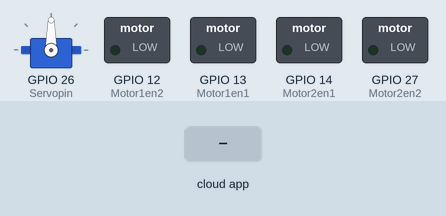
Simulated run of this sketch. Board: ESP32. Shown: servo, switched loads named in the sketch (green lamp = pin HIGH). The test bench sets the inputs (shaded band). The ROS host is connected and sends only what is stated.

Above: at 1.2 s.
1.3 s: the phone or cloud app sets cmd_angle to 0
At 2.5 s:
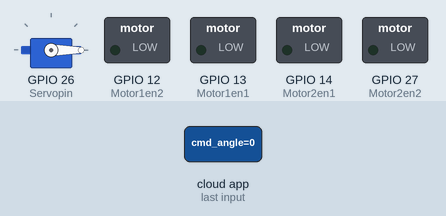
2.8 s: the phone or cloud app sets cmd_angle to 45
At 4.0 s:
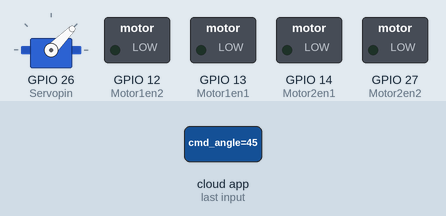
4.3 s: the phone or cloud app sets cmd_angle to 180
At 5.5 s:
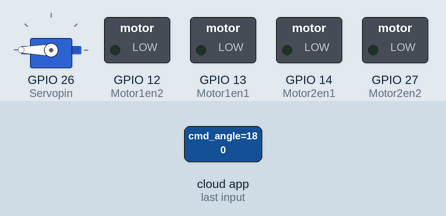
5.8 s: the phone or cloud app sets cmd_angle to 90
At 7.3 s:
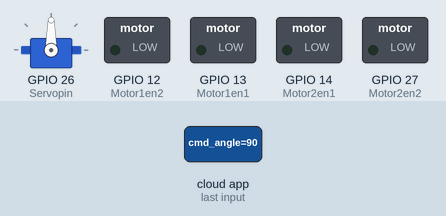
Timing chart, 0 to 8.3 s (numbered marks = the images above; inputs shaded):
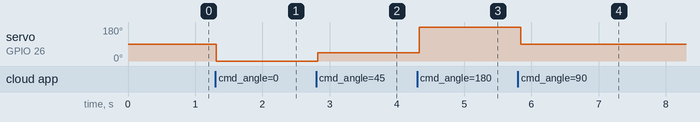

Measured:
- after the input at 1.3 s, servo on GPIO 26 (Servopin): 90° → 0° at once
- after the input at 2.8 s, servo on GPIO 26 (Servopin): 0° → 45° at once
- after the input at 4.3 s, servo on GPIO 26 (Servopin): 45° → 180° at once
- after the input at 5.8 s, servo on GPIO 26 (Servopin): 180° → 90° at once

The sketch:

rosserialOverUSB.ino
```cpp
// ---------------------------------------------------------------------------------------------------------------------------------------------
//This code will be our low level control over DC motors and Servo Motor(Steering Motor)
//Every Serial.println() is used for debegging and monitoring
// ---------------------------------------------------------------------------------------------------------------------------------------------
// Our includes
#include <ESP32Servo.h>
#include <ros.h>
#include <std_msgs/Int32.h>

//Our macros
#define Servopin  26
#define Motor1en1 13
#define Motor1en2 12
#define Motor2en1 14
#define Motor2en2 27


//Our variables
uint32_t currentspeed = 0;
uint32_t i = 0;


Servo steerServo;

ros::NodeHandle nh; //Definition of ROS handle

//-----------------------------------------------------
//This is How to make a publisher
//std_msgs::String msg; Or std_msgs::Int32 msg;
//ros::Publisher chatter("chatter", &msg);
// and don't forget to write nh.advertise(chatter); in void setup()
//-----------------------------------------------------
//This is how to make a subscriber
//void messageCb( const std_msgs::Int32& incoming_msg){
//   Serial.println(incoming_msg.data);
// }
// ros::Subscriber<std_msgs::Int32> sub("Esp32", &messageCb );
//And don't forget to wirte nh.subscibe(sub); in void setup()
//-----------------------------------------------------
void velCb( const std_msgs::Int32& velocity_msg){
  // Serial.print("Received velocity from Master = ");
  // Serial.println(velocity_msg.data);
  // Serial.println(xPortGetCoreID());
  currentspeed = velocity_msg.data;
}
ros::Subscriber<std_msgs::Int32> sub1("cmd_vel", &velCb );

void angleCb( const std_msgs::Int32& angle_msg){
  // Serial.print("Received angle from Master = ");
  // Serial.println(angle_msg.data);
  // Serial.println(xPortGetCoreID());
  steerServo.write(angle_msg.data);
}
ros::Subscriber<std_msgs::Int32> sub2("cmd_angle", &angleCb );

std_msgs::Int32 msg;
ros::Publisher pub("encoder", &msg);

void DCMotor(void * parameters){
  for(;;){
  switch (currentspeed)
  {case 1:
          digitalWrite(Motor1en1, HIGH);
          digitalWrite(Motor2en1, HIGH);
          digitalWrite(Motor1en2, LOW);
          digitalWrite(Motor2en2, LOW);
          break;
  case -1:
          digitalWrite(Motor1en1, LOW);
          digitalWrite(Motor2en1, LOW);
          digitalWrite(Motor1en2, HIGH);
          digitalWrite(Motor2en2, HIGH);
          break;
  case 0:
          digitalWrite(Motor1en1, LOW);
          digitalWrite(Motor2en1, LOW);
          digitalWrite(Motor1en2, LOW);
          digitalWrite(Motor2en2, LOW);
          break;
  default:
          digitalWrite(Motor1en1, LOW);
          digitalWrite(Motor2en1, LOW);
          digitalWrite(Motor1en2, LOW);
          digitalWrite(Motor2en2, LOW);
  }
  vTaskDelay(100 / portTICK_PERIOD_MS);
  }
}


void setup() {
Serial.begin(115200);

steerServo.attach(Servopin);
steerServo.write(90);

pinMode(Motor1en1, OUTPUT);
pinMode(Motor1en2, OUTPUT);
pinMode(Motor2en1, OUTPUT);
pinMode(Motor2en2, OUTPUT);

nh.initNode();

nh.advertise(pub);
nh.subscribe(sub1);
nh.subscribe(sub2);

xTaskCreatePinnedToCore(
DCMotor,
"DCMotor",
1000,
NULL,
1,
NULL,
1);


}

void loop() {

  i++;
  msg.data = i;
  pub.publish(&msg);
  // Serial.print("Loop function core: ");
  // Serial.println(xPortGetCoreID());
  nh.spinOnce();
  delay(100);

}
```
